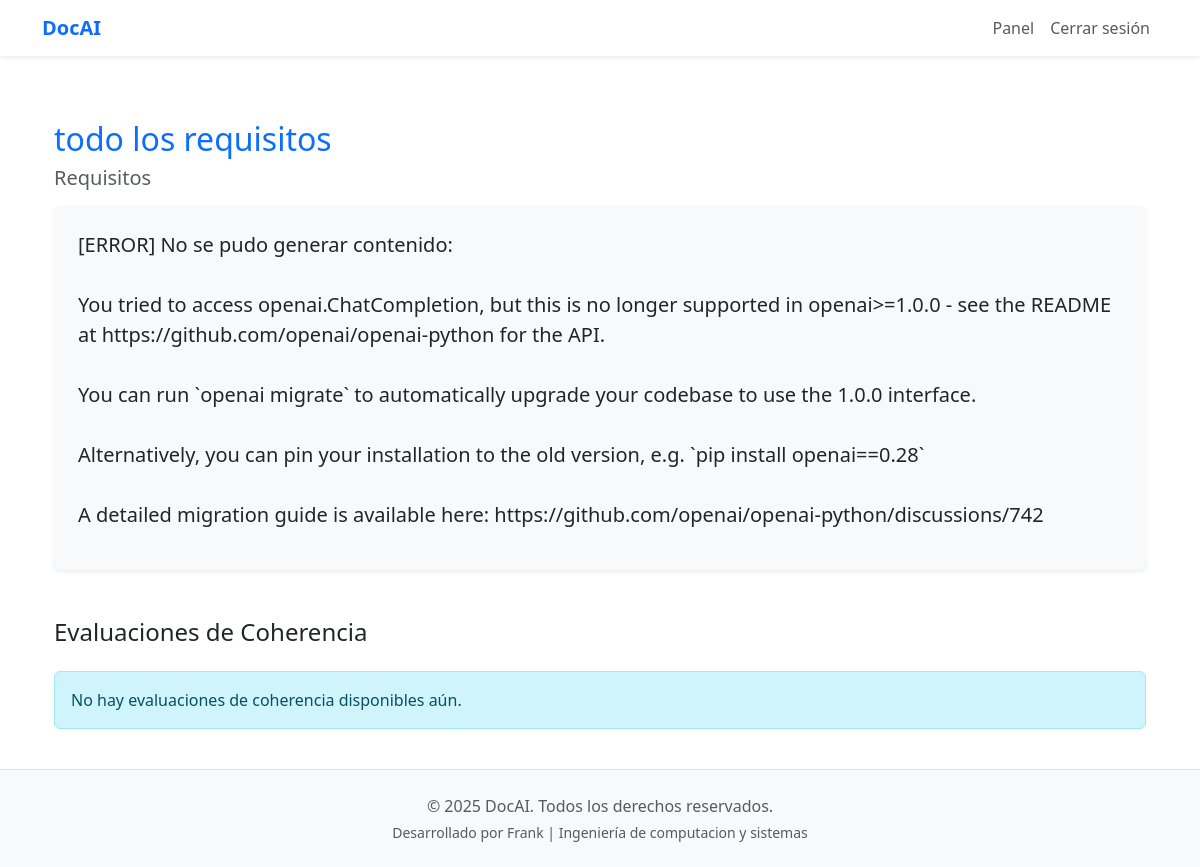
Page /artefacto/1/ (signed in) on the committed database.
### documentacion/models.py (models this page shows, shortened)
class Artefacto(models.Model):
    TIPOS = [
        ('REQ', 'Requisitos'),
        ('CU', 'Casos de Uso'),
        ('PROT', 'Prototipos'),
        ('PLAN', 'Plan de Proyecto'),
        ('DOC', 'Documentación Técnica'),
        ('REP', 'Reporte de Progreso'),
        ('MAN', 'Manual de Usuario'),
        ('MANT', 'Documentación de Mantenimiento'),
    ]
    proyecto = models.ForeignKey(Project, on_delete=models.CASCADE, related_name="artefactos")
    tipo = models.CharField(max_length=10, choices=TIPOS)
    titulo = models.CharField(max_length=100)
    contenido = models.TextField()
    generado_por_ia = models.BooleanField(default=True)
    creado = models.DateTimeField(auto_now_add=True)

### documentacion/views.py (the view)
# urls.py: path('artefacto/<int:artefacto_id>/', views.ver_artefacto, name='ver_artefacto'),
@login_required
def ver_artefacto(request, artefacto_id):
    artefacto = get_object_or_404(Artefacto, id=artefacto_id)
    evaluaciones = artefacto.evaluaciones.all()
    return render(request, 'documentacion/ver_artefacto.html', {
        'artefacto': artefacto,
        'evaluaciones': evaluaciones
    })

### documentacion/templates/documentacion/ver_artefacto.html (shortened to what this page needs)
{% extends 'base.html' %}
{% block content %}
<div class="container py-4">
    <div class="mb-5">
        <h2 class="text-primary">{{ artefacto.titulo }}</h2>
        <h5 class="text-muted mb-3">{{ artefacto.get_tipo_display }}</h5>
        <div class="p-4 bg-light rounded shadow-sm">
            <p class="fs-5" style="white-space: pre-line;">{{ artefacto.contenido }}</p>
        </div>
    </div>
    <div class="mt-5">
        <h4 class="mb-4">Evaluaciones de Coherencia</h4>
        {% if evaluaciones %}
            <div class="row">
                {% for eval in evaluaciones %}
                    <div class="col-md-6 mb-4">
                        <div class="card shadow-sm">
                            <div class="card-body">
                                <h5 class="card-title">Evaluación {{ forloop.counter }}</h5>
                                <p class="card-text">
                                    <strong>BLEU:</strong> {{ eval.puntuacion_bleu|default:"N/A" }}<br>
                                    <strong>ROUGE:</strong> {{ eval.puntuacion_rouge|default:"N/A" }}<br>
                                    <strong>Puntuación Manual:</strong> {{ eval.puntuacion_manual|default:"N/A" }} / 5<br>
                                    {% if eval.comentarios %}
                                        <strong>Comentarios:</strong> {{ eval.comentarios }}
                                    {% endif %}
                                </p>
                                <small class="text-muted">Evaluado en: {{ eval.evaluado_en|date:"d/m/Y H:i" }}</small>
                            </div>
                        </div>
                    </div>
                {% endfor %}
            </div>
        {% else %}
            <div class="alert alert-info">No hay evaluaciones de coherencia disponibles aún.</div>
        {% endif %}
    </div>
</div>
{% endblock %}

### static/css/styles.css (style rules this page uses)
body { scroll-behavior: smooth; }

### rows in the picture
Artefacto: titulo "todo los requisitos", tipo "Requisitos", contenido "[ERROR] No se pudo generar contenido: You tried to access openai.ChatCompletion, but this is no longer supported in openai>=1.0.0 - see the README at https://github.com/openai/openai-python for the API. You can run `openai migrate` to automatically upgrade your codebase to use the 1.0.0 interface. Alternatively, you can pin your installation to the old version, e.g. `pip install openai==0.28` A detailed migration guide is available here: https://github.com/openai/openai-python/discussions/742"
